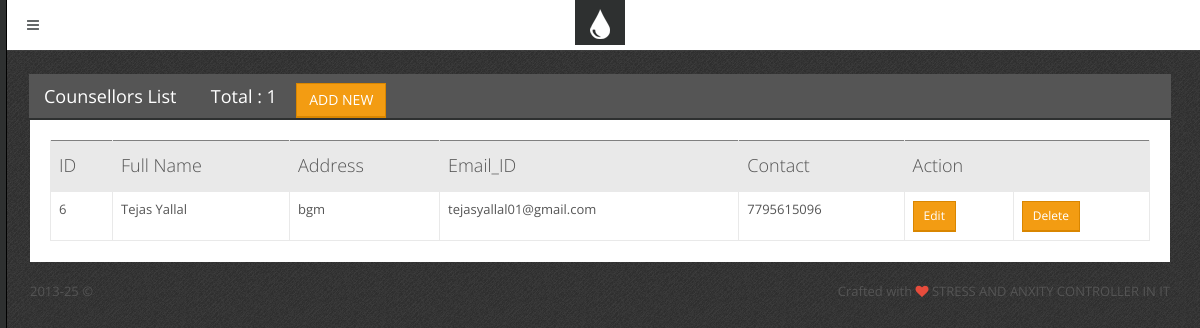
The app's page /counsellors.php with its own data.
### tables this page shows
CREATE TABLE `counselors` (
  `id` int(11) NOT NULL,
  `c_name` varchar(256) NOT NULL,
  `c_address` varchar(256) NOT NULL,
  `c_email` varchar(256) NOT NULL,
  `c_contact` varchar(256) NOT NULL,
  `username` varchar(256) NOT NULL,
  `password` varchar(256) NOT NULL
);

### counsellors.php (the view, shortened to what this page needs)
<?php include 'inc/top.php';       ?>
<?php
	include("db.php");
			$result = mysqli_query($con,"SELECT * FROM counselors");
			$count=mysqli_num_rows($result);
?>
<div class="block">
        <div class="block-title">
            <h2>Counsellors List</h2>
  			<?php echo"<h4> Total  : ".$count."</h4>"; ?>
            <a href="add_counsellors.php" class="btn btn-primary"> ADD NEW  </a>
        </div>
        <div class="table-responsive">
            <table id="general-table" class="table" border="1">
                <thead>
                    <tr>
                        <th>ID</th>
                        <th>Full Name</th>
                        <th>Address</th>
                        <th>Email_ID</th>
                        <th>Contact</th>
                        <th colspan="2">Action</th>
                    </tr>
                </thead>
                <tbody>
                    <?php
								while($test = mysqli_fetch_array($result))
							{
								$bid = $test['id'];
                    ?>
                    <tr>
                        <td ><?php echo "".$test['id'];  ?></td>
                        <td ><?php echo "".$test['c_name'];  ?></td>
                        <td ><?php echo "".$test['c_address'];  ?></td>
                        <td ><?php echo "".$test['c_email'];  ?></td>
                        <td ><?php echo "".$test['c_contact'];  ?></td>
                        <td><?php echo "<a href ='counsellors_edit.php?bid=$bid' class='btn btn-sm btn-primary' >Edit</a>";?></td>
                      	<td><?php echo "<a href ='admin_del_counsellor.php?bid=$bid' class='btn btn-sm btn-primary' >Delete</a>";?></td>
                    </tr>
				<?php } ?>
                </tbody>
 		</table>
        </div>
    </div>
<?php include 'inc/footer.php';  ?>
<?php include 'inc/bottom.php';  ?>

### css/main.css (style rules this page uses)
body { font-family: "Open Sans", "Helvetica Neue", Helvetica, Arial, sans-serif; color: #555555; font-size: 13px; background: #454545 url('../img/template/bg.png') top left repeat; }
.block { margin: 0 0 20px; padding: 20px 20px 1px 20px; background-color: #ffffff; }
.block-title { color: #646869; margin: -21px -21px 20px; background-color: #555555; border-bottom: 2px solid #2e3030; color: #ffffff; }
.block-title h1, .block-title h2, .block-title h3, .block-title h4, .block-title h5, .block-title h6 { display: inline-block; font-size: 18px; line-height: 18px; line-height: 1.4; margin: 0; padding: 10px 16px 7px; font-weight: normal; }
.block-title h1, .block-title h2, .block-title h3 { padding-left: 15px; padding-right: 15px; }
h1, h2, h3, h4, h5, h6, .h1, .h2, .h3, .h4, .h5, .h6 { font-family: "Open Sans", "Helvetica Neue", Helvetica, Arial, sans-serif; font-weight: 300; }
.text-primary, .text-primary:hover, a, a:hover, a:focus { color: #f39c12; }
.table thead > tr > th { font-size: 18px; font-weight: 300; }
.table thead > tr > th, .table thead > tr > td, .table tfoot > tr > th, .table tfoot > tr > td { background-color: #e9e9e9; padding-top: 12px; padding-bottom: 12px; }
.table thead > tr > th, .table tbody > tr > th, .table tfoot > tr > th, .table thead > tr > td, .table tbody > tr > td, .table tfoot > tr > td, .table tbody + tbody, .table-bordered, .table-bordered > thead > tr > th, .table-bordered > tbody > tr > th, .table-bordered > tfoot > tr > th, .table-bordered > thead > tr > td, .table-bordered > tbody > tr > td, .table-bordered > tfoot > tr > td { border-color: #e9e9e9; }
.btn { margin: 1px 0; border-radius: 0 !important; }
.btn-primary, .btn-primary:hover, .btn-primary:focus, .btn-primary:active, .btn-primary.active, .open .dropdown-toggle.btn-primary, .btn-primary.disabled, .btn-primary[disabled], fieldset[disabled] .btn-primary, .btn-primary.disabled:hover, .btn-primary[disabled]:hover, fieldset[disabled] .btn-primary:hover, .btn-primary.disabled:focus, .btn-primary[disabled]:focus, fieldset[disabled] .btn-primary:focus, .btn-primary.disabled:active, .btn-primary[disabled]:active, fieldset[disabled] .btn-primary:active, .btn-primary.disabled.active, .btn-primary[disabled].active, fieldset[disabled] .btn-primary.active { background-color: #f39c12; border-color: #d98600; -webkit-box-shadow: 0 1px 0 #d98600; box-shadow: 0 1px 0 #d98600; }
p, .table, .alert, .carousel { margin-bottom: 20px; }

### records on screen
counselors: id "6", c_name "Tejas Yallal", c_address "bgm", c_email "tejasyallal01@gmail.com", c_contact "7795615096"

### other values on screen
$count "1"
